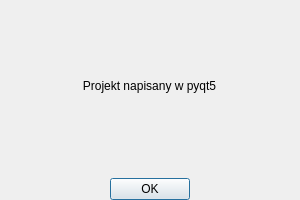
<?xml version="1.0" encoding="UTF-8"?>
<ui version="4.0">
 <class>Dialog</class>
 <widget class="QDialog" name="Dialog">
  <property name="geometry">
   <rect>
    <x>0</x>
    <y>0</y>
    <width>300</width>
    <height>200</height>
   </rect>
  </property>
  <property name="sizePolicy">
   <sizepolicy hsizetype="Fixed" vsizetype="Fixed">
    <horstretch>0</horstretch>
    <verstretch>0</verstretch>
   </sizepolicy>
  </property>
  <property name="windowTitle">
   <string>Dialog</string>
  </property>
  <widget class="QWidget" name="verticalLayoutWidget">
   <property name="geometry">
    <rect>
     <x>-1</x>
     <y>-1</y>
     <width>301</width>
     <height>201</height>
    </rect>
   </property>
   <layout class="QVBoxLayout" name="verticalLayout_2">
    <item>
     <widget class="QLabel" name="label">
      <property name="sizePolicy">
       <sizepolicy hsizetype="Ignored" vsizetype="Ignored">
        <horstretch>0</horstretch>
        <verstretch>0</verstretch>
       </sizepolicy>
      </property>
      <property name="text">
       <string>Projekt napisany w pyqt5</string>
      </property>
      <property name="textFormat">
       <enum>Qt::PlainText</enum>
      </property>
      <property name="alignment">
       <set>Qt::AlignCenter</set>
      </property>
     </widget>
    </item>
    <item>
     <layout class="QHBoxLayout" name="horizontalLayout">
      <item>
       <spacer name="horizontalSpacer_2">
        <property name="orientation">
         <enum>Qt::Horizontal</enum>
        </property>
        <property name="sizeHint" stdset="0">
         <size>
          <width>40</width>
          <height>20</height>
         </size>
        </property>
       </spacer>
      </item>
      <item>
       <widget class="QPushButton" name="pushButton">
        <property name="sizePolicy">
         <sizepolicy hsizetype="Fixed" vsizetype="Fixed">
          <horstretch>0</horstretch>
          <verstretch>0</verstretch>
         </sizepolicy>
        </property>
        <property name="text">
         <string>OK</string>
        </property>
       </widget>
      </item>
      <item>
       <spacer name="horizontalSpacer">
        <property name="orientation">
         <enum>Qt::Horizontal</enum>
        </property>
        <property name="sizeHint" stdset="0">
         <size>
          <width>40</width>
          <height>20</height>
         </size>
        </property>
       </spacer>
      </item>
     </layout>
    </item>
   </layout>
  </widget>
 </widget>
 <resources/>
 <connections/>
</ui>
